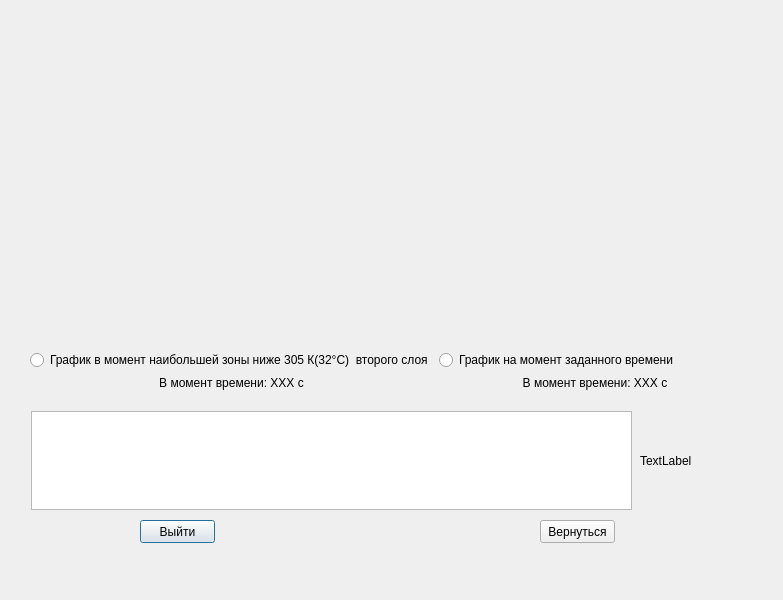
<?xml version="1.0" encoding="UTF-8"?>
<ui version="4.0">
 <class>hope</class>
 <widget class="QDialog" name="hope">
  <property name="geometry">
   <rect>
    <x>0</x>
    <y>0</y>
    <width>783</width>
    <height>600</height>
   </rect>
  </property>
  <property name="windowTitle">
   <string>Dialog</string>
  </property>
  <widget class="QTextEdit" name="textEdit">
   <property name="geometry">
    <rect>
     <x>31</x>
     <y>411</y>
     <width>601</width>
     <height>99</height>
    </rect>
   </property>
   <property name="html">
    <string>&lt;!DOCTYPE HTML PUBLIC &quot;-//W3C//DTD HTML 4.0//EN&quot; &quot;http://www.w3.org/TR/REC-html40/strict.dtd&quot;&gt;
&lt;html&gt;&lt;head&gt;&lt;meta name=&quot;qrichtext&quot; content=&quot;1&quot; /&gt;&lt;style type=&quot;text/css&quot;&gt;
p, li { white-space: pre-wrap; }
&lt;/style&gt;&lt;/head&gt;&lt;body style=&quot; font-family:'MS Shell Dlg 2'; font-size:8.25pt; font-weight:400; font-style:normal;&quot;&gt;
&lt;p style=&quot;-qt-paragraph-type:empty; margin-top:0px; margin-bottom:0px; margin-left:0px; margin-right:0px; -qt-block-indent:0; text-indent:0px;&quot;&gt;&lt;br /&gt;&lt;/p&gt;&lt;/body&gt;&lt;/html&gt;</string>
   </property>
  </widget>
  <widget class="QLabel" name="image">
   <property name="geometry">
    <rect>
     <x>640</x>
     <y>410</y>
     <width>111</width>
     <height>101</height>
    </rect>
   </property>
   <property name="sizePolicy">
    <sizepolicy hsizetype="Preferred" vsizetype="Preferred">
     <horstretch>0</horstretch>
     <verstretch>0</verstretch>
    </sizepolicy>
   </property>
   <property name="text">
    <string>TextLabel</string>
   </property>
  </widget>
  <widget class="QPushButton" name="quit">
   <property name="geometry">
    <rect>
     <x>140</x>
     <y>520</y>
     <width>75</width>
     <height>23</height>
    </rect>
   </property>
   <property name="text">
    <string>Выйти</string>
   </property>
  </widget>
  <widget class="QPushButton" name="returntomain">
   <property name="geometry">
    <rect>
     <x>540</x>
     <y>520</y>
     <width>75</width>
     <height>23</height>
    </rect>
   </property>
   <property name="text">
    <string>Вернуться</string>
   </property>
  </widget>
  <widget class="QCustomPlot" name="GraphRes" native="true">
   <property name="geometry">
    <rect>
     <x>30</x>
     <y>30</y>
     <width>721</width>
     <height>301</height>
    </rect>
   </property>
  </widget>
  <widget class="QCustomPlot" name="GraphMostCold" native="true">
   <property name="geometry">
    <rect>
     <x>30</x>
     <y>30</y>
     <width>721</width>
     <height>301</height>
    </rect>
   </property>
  </widget>
  <widget class="QWidget" name="layoutWidget">
   <property name="geometry">
    <rect>
     <x>30</x>
     <y>350</y>
     <width>721</width>
     <height>40</height>
    </rect>
   </property>
   <layout class="QHBoxLayout" name="horizontalLayout">
    <item>
     <layout class="QVBoxLayout" name="verticalLayout">
      <item>
       <widget class="QRadioButton" name="radioButtonColdGraph">
        <property name="text">
         <string>График в момент наибольшей зоны ниже 305 К(32°С)  второго слоя</string>
        </property>
       </widget>
      </item>
      <item>
       <widget class="QLabel" name="labelColdGraph">
        <property name="text">
         <string>В момент времени: ХХХ с</string>
        </property>
        <property name="alignment">
         <set>Qt::AlignCenter</set>
        </property>
       </widget>
      </item>
     </layout>
    </item>
    <item>
     <layout class="QVBoxLayout" name="verticalLayout_2">
      <property name="sizeConstraint">
       <enum>QLayout::SetMaximumSize</enum>
      </property>
      <item>
       <widget class="QRadioButton" name="radioButtonFinalGraph">
        <property name="text">
         <string>График на момент заданного времени</string>
        </property>
       </widget>
      </item>
      <item>
       <widget class="QLabel" name="labelFinalGraph">
        <property name="text">
         <string>В момент времени: ХХХ с</string>
        </property>
        <property name="alignment">
         <set>Qt::AlignCenter</set>
        </property>
       </widget>
      </item>
     </layout>
    </item>
   </layout>
  </widget>
  <zorder>textEdit</zorder>
  <zorder>image</zorder>
  <zorder>quit</zorder>
  <zorder>returntomain</zorder>
  <zorder>GraphRes</zorder>
  <zorder>layoutWidget</zorder>
  <zorder>GraphMostCold</zorder>
 </widget>
 <customwidgets>
  <customwidget>
   <class>QCustomPlot</class>
   <extends>QWidget</extends>
   <header>qcustomplot.h</header>
   <container>1</container>
  </customwidget>
 </customwidgets>
 <resources/>
 <connections/>
</ui>
